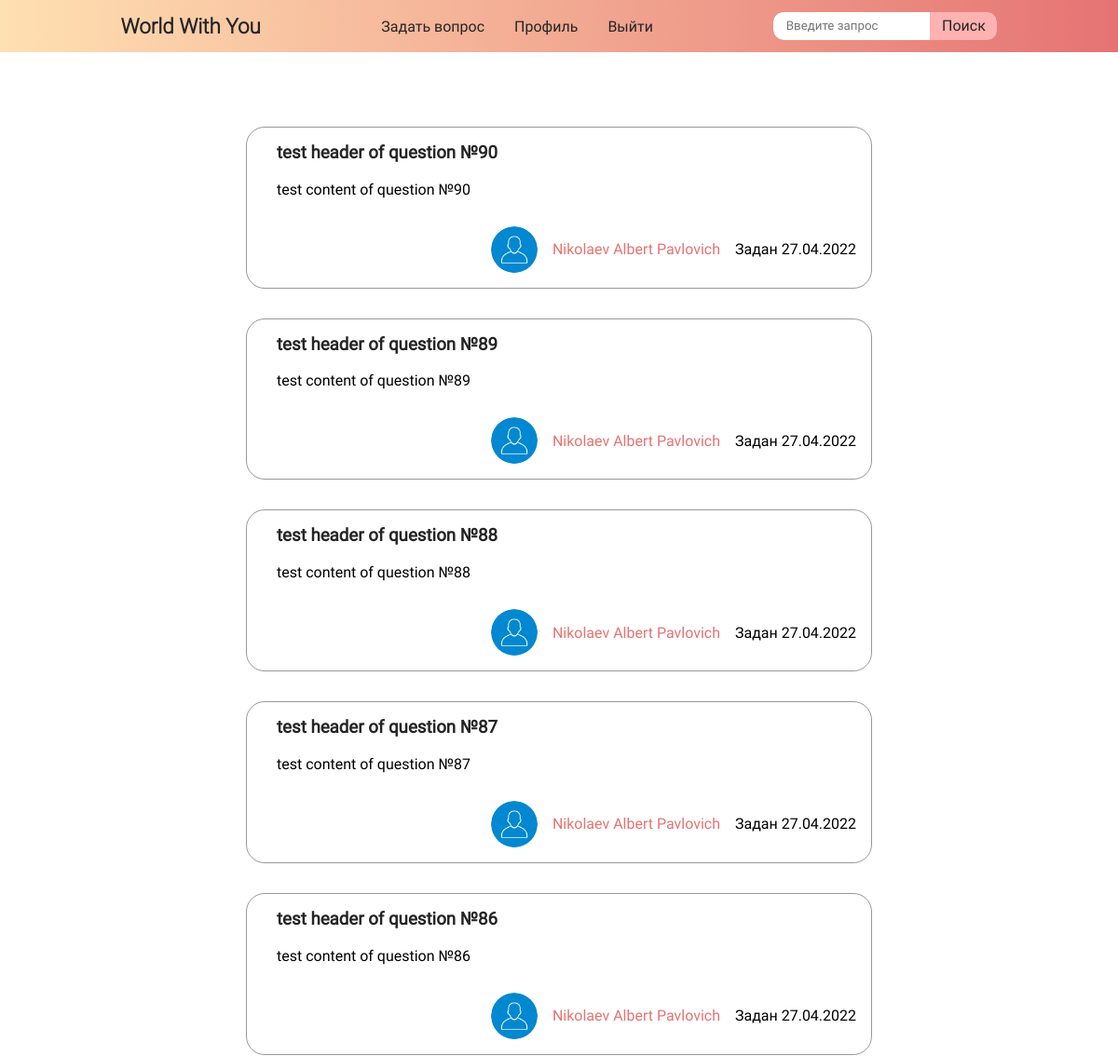
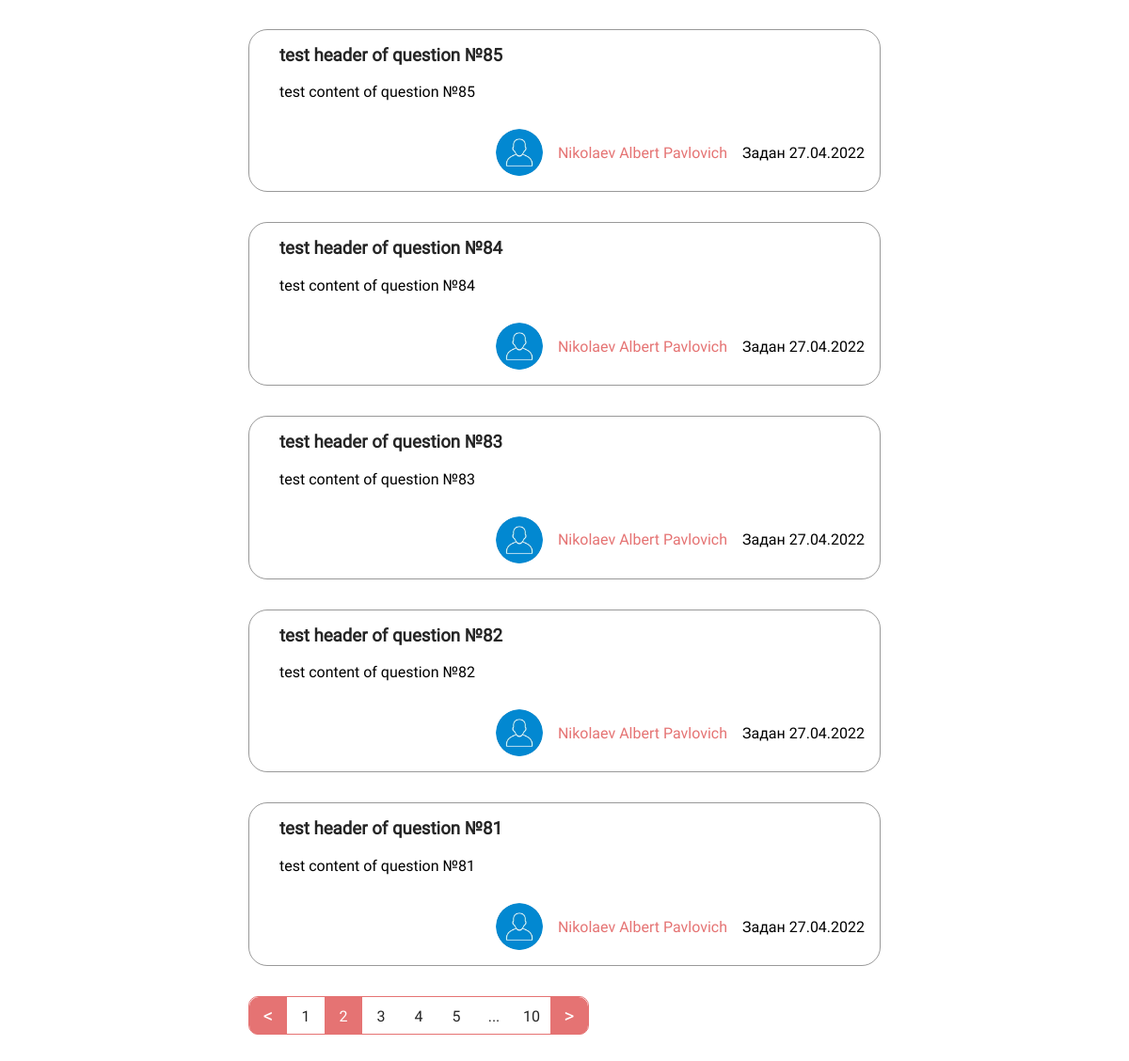
Page /homeforum/1 (signed in) on the committed database (2 pictures, top to bottom).
### data/topics.py (models this page shows)
class Topics(SqlAlchemyBase):
    __tablename__ = 'topics'
    id = sqlalchemy.Column(sqlalchemy.Integer, primary_key=True, autoincrement=True)
    header = sqlalchemy.Column(sqlalchemy.String, nullable=True)
    content = sqlalchemy.Column(sqlalchemy.String, nullable=True)
    created_at = sqlalchemy.Column(sqlalchemy.DateTime, default=datetime.datetime.now)
    user_id = sqlalchemy.Column(sqlalchemy.Integer, sqlalchemy.ForeignKey("users.id"))
    photo_id = sqlalchemy.Column(sqlalchemy.Integer, sqlalchemy.ForeignKey("photos.id"))
    user = orm.relationship('User')
    photos = orm.relationship('Photos')

### views.py (the view)
def home(lang=global_lang_of_site, page=0):
    global_lang_of_site = lang
    form = SearchForm()
    mini_page_float = True
    db_sess = db_session.create_session()
    tops = db_sess.query(Topics).order_by(desc(Topics.created_at))
    n = len(tops.all())
    nums_of_page = n // 10
    if n % 10:
        nums_of_page += 1
    topics = tops.limit(10).offset(10 * page)
    user = work_with_date_users(db_sess.query(User).all())
    if form.validate_on_submit():
        if form.search.data:
            mini_page_float = False
            topics = db_sess.query(Topics).order_by(desc(Topics.created_at)).filter(Topics.header.like('%' + form.search.data + '%')).all()
            user = work_with_date_users(db_sess.query(User).all())
    return render_template('index.html', topics=topics, user=user,
                           form_search=form, flag=True, page_float=mini_page_float,
                           nums_page=nums_of_page, activate_page=page, list_lang_site=list_lang_site,
                           lang_now=lang)

### search_form.py
class SearchForm(FlaskForm):
    search = StringField('Введите запрос')
    submit = SubmitField('Поиск')

### add_to_data.py (called while the page is built)
def work_with_date_users(list_of_ex):
	slovar = {}
	for i in list_of_ex:
		slovar[i.id] = [i.surname, i.name, i.patronymic, i.ava_photo, i.email]
	return slovar

### data/db_session.py (called while the page is built)
def create_session() -> Session:
    global __factory
    return __factory()

### main.py (called while the page is built)
@login_manager.user_loader
def load_user(user_id):
    db_sess = db_session.create_session()
    return db_sess.query(User).get(user_id)

### templates/index.html (shortened to what this page needs)
{% extends 'base.html'%}
{% block links %}
<link rel="stylesheet" href="{{ url_for('static', filename='css/index.css') }}">
{% endblock %}
{% block content %}
{% if current_user.is_authenticated %}
<div class="questions">
  {% for item_topics in topics %}
  <div class="question">
    <h3 class="question__title"><a href="{{ url_for('sometopic', id_topic=item_topics.id, name_topic=item_topics.header, lang=lang_now) }}">{{ item_topics.header }}</a></h3>
    <p class="question__about">{{ item_topics.content }}</p>
    <div class="meta">
      <div class="meta__user">
        {% if user[item_topics.user_id][-2] %}
        {% else %}
        <img class="meta__user__ava" src="{{ url_for('static', filename='imgs/ava.jpg') }}" alt="">
        {% endif %}
        <a class="meta__user__username" href="{{ url_for('profil', username=user[item_topics.user_id][-1], lang=lang_now) }}">{{ ' '.join(user[item_topics.user_id][:-2]) }}</a>
      </div>
      <p>{{ list_lang_site[lang_now][22] }} <span>{{item_topics.created_at.strftime('%d.%m.%Y')}}</span></p>
    </div>
  </div>
  {% endfor %}
</div>
{% if page_float %}
<div class="percent">
  <div class="per80">
    <div class="pagination">
      {% if activate_page != 0 %}
      <a href="{{ activate_page - 1}}" class="pagination__btn btn__left">&lt;</a>
      {% else %}
      <a href="{{ nums_page - 1}}" class="pagination__btn btn__left">&lt;</a>
      {% endif %}
      <div class="pagination__pagesList">
        {% for i in range(nums_page) %}
        {% if i < 5 %}
          {% if activate_page == i %}
          <a href="{{i}}" class="pagination__number noncursor btn__active">{{i + 1}}</a>
          {% else %}
          <a href="{{i}}" class="pagination__number">{{i + 1}}</a>
          {% endif %}
        {% endif %}
        {% if nums_page >= 7 %}
          {% if i == 5 %}
            <a href="#" class="pagination__number noncursor">...</a>
          {% elif i == nums_page - 1 %}
            {% if activate_page == i %}
            <a href="{{nums_page - 1}}" class="pagination__number noncursor btn__active">{{nums_page}}</a>
            {% else %}
            <a href="{{nums_page - 1}}" class="pagination__number">{{nums_page}}</a>
            {% endif %}
          {% endif %}
        {% endif %}
        {% endfor %}
      </div>
      {% if activate_page != nums_page - 1 %}
      <a href="{{ activate_page + 1 }}" class="pagination__btn btn__right">&gt;</a>
      {% else %}
      <a href="0" class="pagination__btn btn__right">&gt;</a>
      {% endif %}
    </div>
  </div>
</div>
{% endif %}
{% endif %}
{% endblock %}

### static/css/index.css (style rules this page uses)
:root { --text: rgb(37, 37, 37); }
* { box-sizing: border-box; padding: 0; margin: 0; font-family: 'Roboto-Regular'; }
h1, h2, h3, h4 { color: var(--text); font-family: 'Roboto-Light'; }
a { text-decoration: none; color: var(--text); }
body { min-height: 100vh; width: 100%; display: flex; flex-direction: column; align-items: center; }
.search__form__input { width: 70%; border: none; outline: none; padding: 0 1em; border-radius: 11px 0 0 12px; }
.search__form__submit { cursor: pointer; color: var(--text); font-size: 1em; width: 30%; border: none; outline: none; border-radius: 0 10px 10px 0; background-color: #ffb2b2; transition: all 0.15s ease; }
.percent { margin-top: 2em; display: flex; flex-direction: column; width: 100%; align-items: center; }
.per80 { width: 80%; }
.questions { display: flex; flex-direction: column; flex-wrap: wrap; align-items: center; gap: 2em; }
.question { position: relative; width: 80%; border: 1px solid rgba(0, 0, 0, 0.4); box-sizing: border-box; border-radius: 20px; padding: 1em 2em 6em 2em; }
.question__title { font-family: 'Roboto-Light'; margin-bottom: 1em; }
.meta { position: absolute; right: 1em; bottom: 1em; display: flex; gap: 1em; align-items: center; }
.meta__user__username { color: #E57373; }
.meta__user { display: flex; align-items: center; gap: 1em; }
.meta__user__ava { border-radius: 50%; height: 50px; width: 50px; }
.pagination { width: max-content; height: 41px; border: 1px solid #E57373; border-radius: 10px; display: flex; }
.pagination__btn { user-select: none; height: 40px; width: 40px; background-color: #E57373; color: white; font-size: 1.3em; display: flex; align-items: center; justify-content: center; }
.pagination__number { user-select: none; cursor: pointer; width: 40px; height: 40px; display: flex; align-items: center; justify-content: center; transition: all 0.15s ease; }
.noncursor { cursor: default; }
.btn__active { background-color: #E57373; color: white; }
.btn__left { border-radius: 10px 0 0 10px; }
.btn__right { border-radius: 0 10px 10px 0; }
.pagination__pagesList { width: 280px; display: flex; }

### rows in the picture
Topics: header "test header of question №90", content "test content of question №90", user_id "Nikolaev Albert Pavlovich", list_lang_site "Задан", created_at "27.04.2022"
Topics: header "test header of question №89", content "test content of question №89", user_id "Nikolaev Albert Pavlovich", list_lang_site "Задан", created_at "27.04.2022"
Topics: header "test header of question №88", content "test content of question №88", user_id "Nikolaev Albert Pavlovich", list_lang_site "Задан", created_at "27.04.2022"
Topics: header "test header of question №87", content "test content of question №87", user_id "Nikolaev Albert Pavlovich", list_lang_site "Задан", created_at "27.04.2022"
Topics: header "test header of question №86", content "test content of question №86", user_id "Nikolaev Albert Pavlovich", list_lang_site "Задан", created_at "27.04.2022"
Topics: header "test header of question №85", content "test content of question №85", user_id "Nikolaev Albert Pavlovich", list_lang_site "Задан", created_at "27.04.2022"
Topics: header "test header of question №84", content "test content of question №84", user_id "Nikolaev Albert Pavlovich", list_lang_site "Задан", created_at "27.04.2022"
Topics: header "test header of question №83", content "test content of question №83", user_id "Nikolaev Albert Pavlovich", list_lang_site "Задан", created_at "27.04.2022"
Topics: header "test header of question №82", content "test content of question №82", user_id "Nikolaev Albert Pavlovich", list_lang_site "Задан", created_at "27.04.2022"
Topics: header "test header of question №81", content "test content of question №81", user_id "Nikolaev Albert Pavlovich", list_lang_site "Задан", created_at "27.04.2022"

### other values in the picture
{{ list_lang_site[lang_now][0] }} "Задать вопрос"
{{ list_lang_site[lang_now][1] }} "Профиль"
{{ list_lang_site[lang_now][2] }} "Выйти"
{{ i + 1 }} "1" "3" "4" "5"
{{ i + 1 }} "2"
{{ nums_page }} "10"
